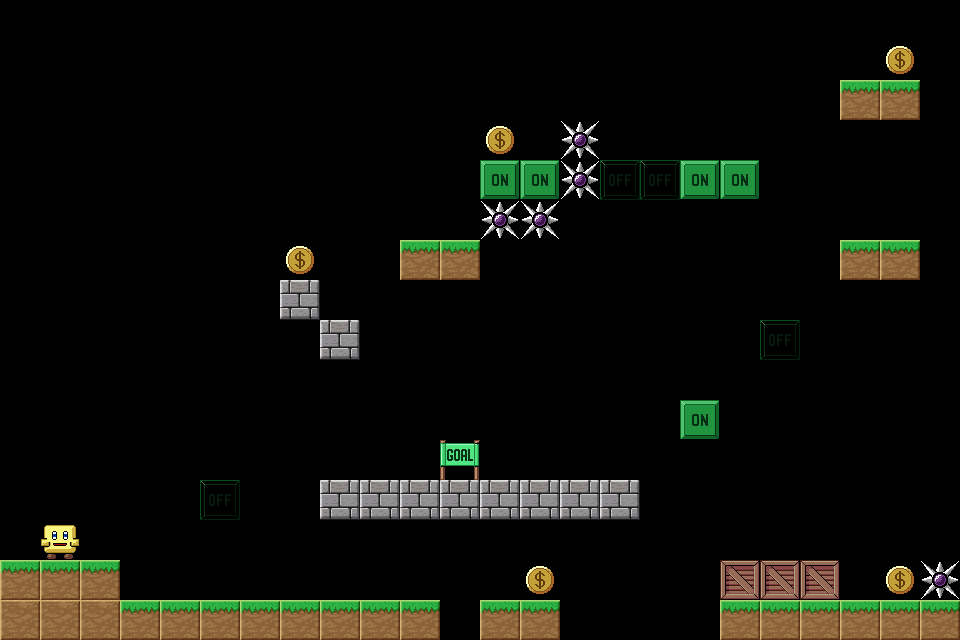

Below is a game level as drawn by its tile map, then a one-line description and the .tmx file that defines it, in full:
An orthogonal 24x16 tile map with 40x40 px tiles, 1 tile layer (Level03).

<map version="1.1" tiledversion="2018.09.12" orientation="orthogonal" renderorder="right-down" width="24" height="16" tilewidth="40" tileheight="40" infinite="0" nextlayerid="6" nextobjectid="1">
 <tileset firstgid="1" source="TileSetLevels.tsx" />
 <layer id="5" name="Level03" width="24" height="16">
  <data encoding="csv">
0,0,0,0,0,0,0,0,0,0,0,0,0,0,0,0,0,0,0,0,0,0,0,0,
0,0,0,0,0,0,0,0,0,0,0,0,0,0,0,0,0,0,0,0,0,0,4,0,
0,0,0,0,0,0,0,0,0,0,0,0,0,0,0,0,0,0,0,0,0,14,14,0,
0,0,0,0,0,0,0,0,0,0,0,0,4,0,5,0,0,0,0,0,0,0,0,0,
0,0,0,0,0,0,0,0,0,0,0,0,11,11,5,7,7,11,11,0,0,0,0,0,
0,0,0,0,0,0,0,0,0,0,0,0,5,5,0,0,0,0,0,0,0,0,0,0,
0,0,0,0,0,0,0,4,0,0,14,14,0,0,0,0,0,0,0,0,0,14,14,0,
0,0,0,0,0,0,0,15,0,0,0,0,0,0,0,0,0,0,0,0,0,0,0,0,
0,0,0,0,0,0,0,0,15,0,0,0,0,0,0,0,0,0,0,7,0,0,0,0,
0,0,0,0,0,0,0,0,0,0,0,0,0,0,0,0,0,0,0,0,0,0,0,0,
0,0,0,0,0,0,0,0,0,0,0,0,0,0,0,0,0,11,0,0,0,0,0,0,
0,0,0,0,0,0,0,0,0,0,0,3,0,0,0,0,0,0,0,0,0,0,0,0,
0,0,0,0,0,7,0,0,15,15,15,15,15,15,15,15,0,0,0,0,0,0,0,0,
0,2,0,0,0,0,0,0,0,0,0,0,0,0,0,0,0,0,0,0,0,0,0,0,
14,14,14,0,0,0,0,0,0,0,0,0,0,4,0,0,0,0,17,17,17,0,4,5,
13,13,13,14,14,14,14,14,14,14,14,0,14,14,0,0,0,0,14,14,14,14,14,14
</data>
 </layer>
</map>
